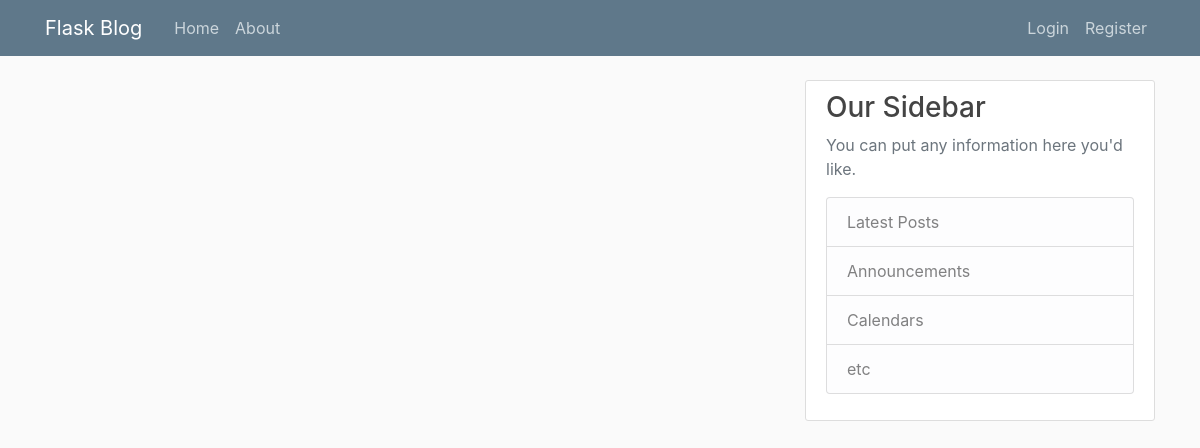
The app's page /home, older data.
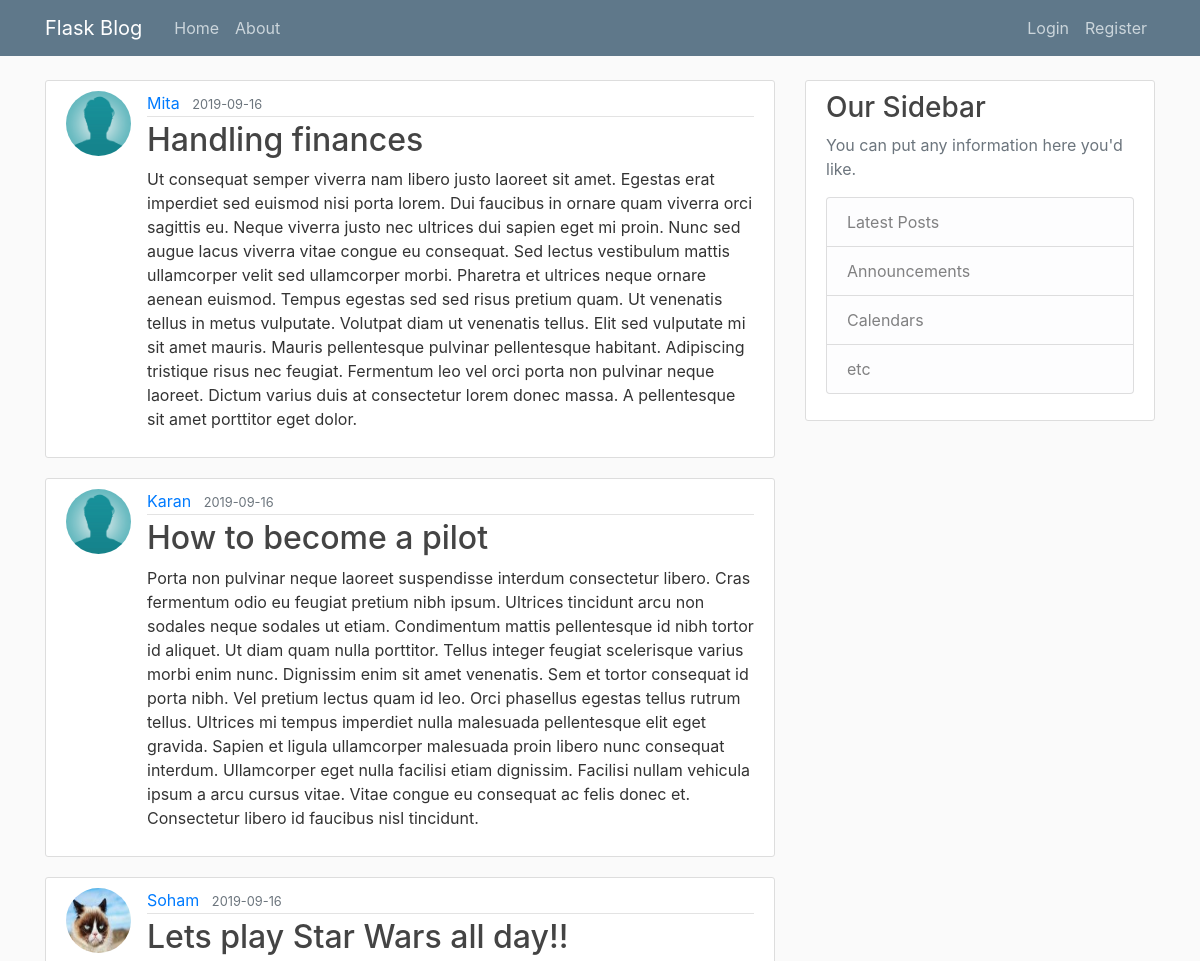
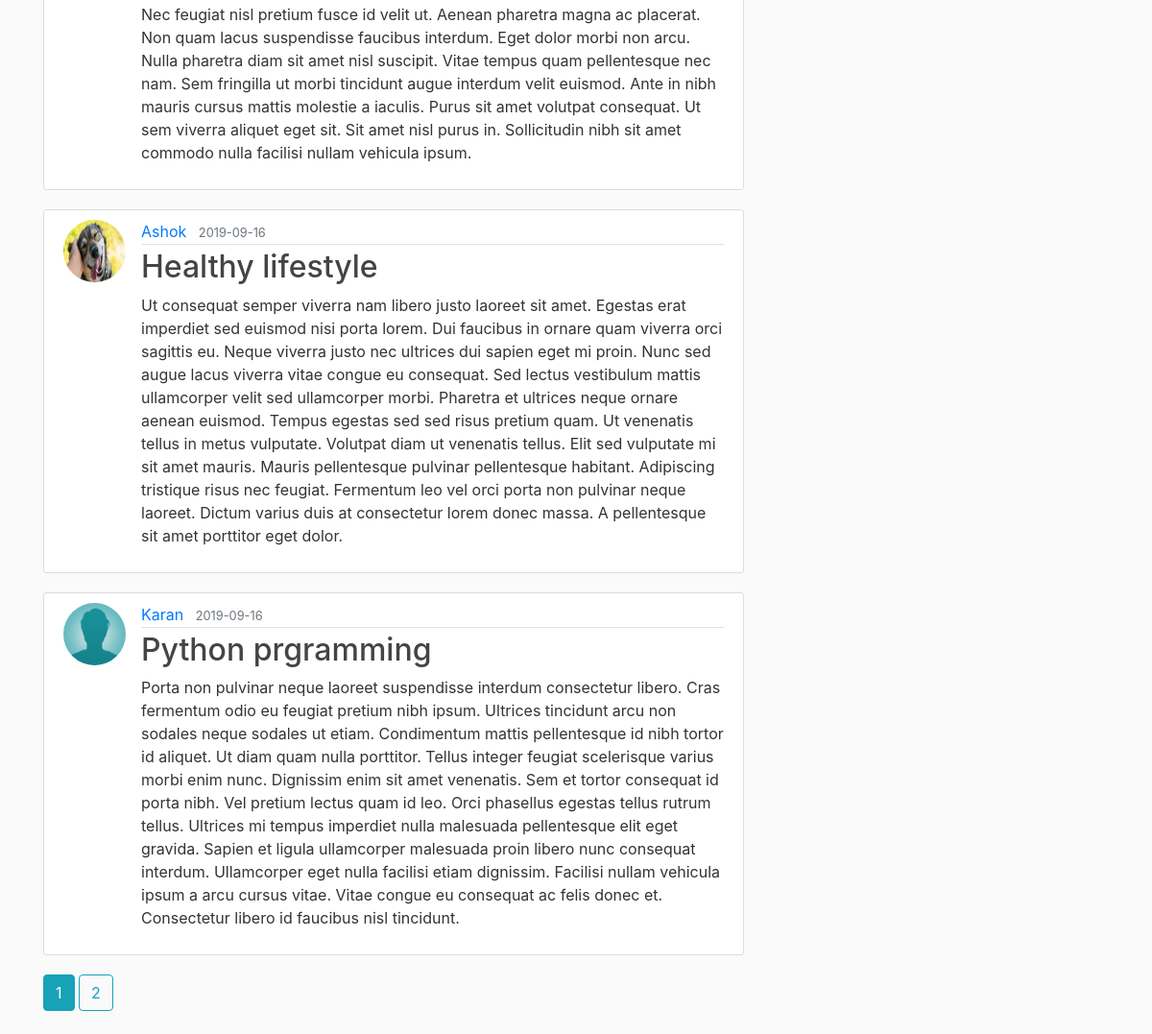
The same page, newer data (2 pictures, top to bottom).
### flaskblog/models.py (models this page shows, shortened)
class Post(db.Model):
    id = db.Column(db.Integer, primary_key=True)
    title = db.Column(db.String(100), nullable=False)
    date_posted = db.Column(db.DateTime, nullable=False, default=datetime.utcnow)
    content = db.Column(db.Text, nullable=False)
    user_id = db.Column(db.Integer, db.ForeignKey('user.id'), nullable=False)

class User(db.Model, UserMixin):
    id = db.Column(db.Integer, primary_key=True)
    username = db.Column(db.String(20), unique=True, nullable=False)
    email = db.Column(db.String(120), unique=True, nullable=False)
    image_file = db.Column(db.String(20), nullable=False, default='default.jpg')
    password = db.Column(db.String(60), nullable=False)
    posts = db.relationship('Post', backref='author', lazy=True)

### flaskblog/main/routes.py (the view)
@main.route('/')
@main.route('/home')
def home():
    page = request.args.get('page', 1, type=int)
    posts = Post.query.order_by(Post.date_posted.desc()).paginate(page=page, per_page=5)
    return render_template('home.html', posts=posts)

### flaskblog/templates/home.html (shortened to what this page needs)
{% extends "layout.html" %}
{% block content %}
    {% for post in posts.items %}
        <article class="media content-section">
            <img class="rounded-circle article-img" src="{{ url_for('static', filename='profile_pics/' + post.author.image_file) }}">
          <div class="media-body">
            <div class="article-metadata">
              <a class="mr-2" href="{{ url_for('users.user_posts', username=post.author.username) }}">{{ post.author.username }}</a>
              <small class="text-muted">{{ post.date_posted.strftime('%Y-%m-%d') }}</small>
            </div>
            <h2><a class="article-title" href="{{ url_for('posts.post', post_id=post.id) }}">{{ post.title }}</a></h2>
            <p class="article-content">{{ post.content }}</p>
          </div>
        </article>
    {% endfor %}
    {% for page_num in posts.iter_pages(left_edge=1, right_edge=1, left_current=1, right_current=2) %}
        {% if page_num %}
            {% if posts.page == page_num %}
                <a href="{{ url_for('main.home', page=page_num) }}" class="btn btn-info mb-4">{{ page_num }}</a>
            {% else %}
                <a href="{{ url_for('main.home', page=page_num) }}" class="btn btn-outline-info mb-4">{{ page_num }}</a>
            {% endif %}
        {% endif %}
    {% endfor %}
{% endblock content %}

### flaskblog/templates/layout.html (shortened to what this page needs)
<!DOCTYPE html>
<html lang="en">
<head>
    <link rel="stylesheet" href="https://stackpath.bootstrapcdn.com/bootstrap/4.3.1/css/bootstrap.min.css">
    <link rel="stylesheet" type="text/css" href="{{ url_for('static', filename='main.css') }}">
</head>
<body>
    <header class="site-header">
      <nav class="navbar navbar-expand-md navbar-dark bg-steel fixed-top">
        <div class="container">
          <a class="navbar-brand mr-4" href="/">Flask Blog</a>
          <div class="collapse navbar-collapse" id="navbarToggle">
            <div class="navbar-nav mr-auto">
              <a class="nav-item nav-link" href="{{ url_for('main.home') }}">Home</a>
              <a class="nav-item nav-link" href="{{ url_for('main.about') }}">About</a>
            </div>
            <div class="navbar-nav">
              {% if current_user.is_authenticated %}
                <a class="nav-item nav-link" href="{{ url_for('posts.new_post') }}">New Post</a>
                <a class="nav-item nav-link" href="{{ url_for('users.account') }}">Account</a>
                <a class="nav-item nav-link" href="{{ url_for('users.logout') }}">Logout</a>
              {% else %}
                <a class="nav-item nav-link" href="{{ url_for('users.login') }}">Login</a>
                <a class="nav-item nav-link" href="{{ url_for('users.register') }}">Register</a>
              {% endif %}
            </div>
          </div>
        </div>
      </nav>
    </header>
    <main role="main" class="container">
      <div class="row">
        <div class="col-md-8">
            {% block content %}{% endblock %}
        </div>
        <div class="col-md-4">
          <div class="content-section">
            <h3>Our Sidebar</h3>
            <p class='text-muted'>You can put any information here you'd like.
              <ul class="list-group">
                <li class="list-group-item list-group-item-light">Latest Posts</li>
                <li class="list-group-item list-group-item-light">Announcements</li>
                <li class="list-group-item list-group-item-light">Calendars</li>
                <li class="list-group-item list-group-item-light">etc</li>
              </ul>
            </p>
          </div>
        </div>
      </div>
    </main>
</body>
</html>

### flaskblog/static/main.css (style rules this page uses)
body { background: #fafafa; color: #333333; margin-top: 5rem; }
h1, h2, h3, h4, h5, h6 { color: #444444; }
.bg-steel { background-color: #5f788a; }
.site-header .navbar-nav .nav-link { color: #cbd5db; }
.content-section { background: #ffffff; padding: 10px 20px; border: 1px solid #dddddd; border-radius: 3px; margin-bottom: 20px; }
.article-title { color: #444444; }
.article-content { white-space: pre-line; }
.article-img { height: 65px; width: 65px; margin-right: 16px; }
.article-metadata { padding-bottom: 1px; margin-bottom: 4px; border-bottom: 1px solid #e3e3e3 }

Row changes from the older to the newer data that the page shows:
added Post: image_file (placeholder picture), author.username "Mita", date_posted "2019-09-16", title "Handling finances", content "Ut consequat semper viverra nam libero justo laoreet sit amet. Egestas erat imperdiet sed euismod nisi porta lorem. Dui faucibus in ornare quam viverra orci sagittis eu. Neque viverra justo nec ultrices dui sapien eget mi proin. Nunc sed augue lacus viverra vitae congue eu consequat. Sed lectus vestibulum mattis ullamcorper velit sed ullamcorper morbi. Pharetra et ultrices neque ornare aenean euismod. Tempus egestas sed sed risus pretium quam. Ut venenatis tellus in metus vulputate. Volutpat diam ut venenatis tellus. Elit sed vulputate mi sit amet mauris. Mauris pellentesque pulvinar pellentesque habitant. Adipiscing tristique risus nec feugiat. Fermentum leo vel orci porta non pulvinar…"
added Post: image_file (placeholder picture), author.username "Karan", date_posted "2019-09-16", title "How to become a pilot", content "Porta non pulvinar neque laoreet suspendisse interdum consectetur libero. Cras fermentum odio eu feugiat pretium nibh ipsum. Ultrices tincidunt arcu non sodales neque sodales ut etiam. Condimentum mattis pellentesque id nibh tortor id aliquet. Ut diam quam nulla porttitor. Tellus integer feugiat scelerisque varius morbi enim nunc. Dignissim enim sit amet venenatis. Sem et tortor consequat id porta nibh. Vel pretium lectus quam id leo. Orci phasellus egestas tellus rutrum tellus. Ultrices mi tempus imperdiet nulla malesuada pellentesque elit eget gravida. Sapien et ligula ullamcorper malesuada proin libero nunc consequat interdum. Ullamcorper eget nulla facilisi etiam dignissim. Facilisi…"
added Post: image_file (picture), author.username "Soham", date_posted "2019-09-16", title "Lets play Star Wars all day!!", content "Nec feugiat nisl pretium fusce id velit ut. Aenean pharetra magna ac placerat. Non quam lacus suspendisse faucibus interdum. Eget dolor morbi non arcu. Nulla pharetra diam sit amet nisl suscipit. Vitae tempus quam pellentesque nec nam. Sem fringilla ut morbi tincidunt augue interdum velit euismod. Ante in nibh mauris cursus mattis molestie a iaculis. Purus sit amet volutpat consequat. Ut sem viverra aliquet eget sit. Sit amet nisl purus in. Sollicitudin nibh sit amet commodo nulla facilisi nullam vehicula ipsum."
added Post: image_file (picture), author.username "Ashok", date_posted "2019-09-16", title "Healthy lifestyle", content "Ut consequat semper viverra nam libero justo laoreet sit amet. Egestas erat imperdiet sed euismod nisi porta lorem. Dui faucibus in ornare quam viverra orci sagittis eu. Neque viverra justo nec ultrices dui sapien eget mi proin. Nunc sed augue lacus viverra vitae congue eu consequat. Sed lectus vestibulum mattis ullamcorper velit sed ullamcorper morbi. Pharetra et ultrices neque ornare aenean euismod. Tempus egestas sed sed risus pretium quam. Ut venenatis tellus in metus vulputate. Volutpat diam ut venenatis tellus. Elit sed vulputate mi sit amet mauris. Mauris pellentesque pulvinar pellentesque habitant. Adipiscing tristique risus nec feugiat. Fermentum leo vel orci porta non pulvinar…"
added Post: image_file (placeholder picture), author.username "Karan", date_posted "2019-09-16", title "Python prgramming", content "Porta non pulvinar neque laoreet suspendisse interdum consectetur libero. Cras fermentum odio eu feugiat pretium nibh ipsum. Ultrices tincidunt arcu non sodales neque sodales ut etiam. Condimentum mattis pellentesque id nibh tortor id aliquet. Ut diam quam nulla porttitor. Tellus integer feugiat scelerisque varius morbi enim nunc. Dignissim enim sit amet venenatis. Sem et tortor consequat id porta nibh. Vel pretium lectus quam id leo. Orci phasellus egestas tellus rutrum tellus. Ultrices mi tempus imperdiet nulla malesuada pellentesque elit eget gravida. Sapien et ligula ullamcorper malesuada proin libero nunc consequat interdum. Ullamcorper eget nulla facilisi etiam dignissim. Facilisi…"
Text that changed along with them:
new list line: "1"
new list line: "2"
